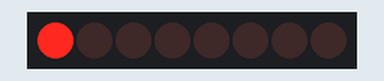
A sketch run on a simulated Arduino Uno, built with avr-gcc and run on an emulated ATmega328P. Shown: 8 shift-register outputs drawn as a row of LEDs (first output left, lit = HIGH). Wiring (inferred from the names in the program): shift register (74HC595): data pin 2; shift clock pin 3; latch pin 4. Wiring (inferred from the signals the program sends): row of LEDs: on Q0, Q1, Q2, Q3, Q4, Q5, Q6, Q7. Random numbers use the default seed unless the sketch sets one.

Above: at 1.1 s.
At 5.1 s:
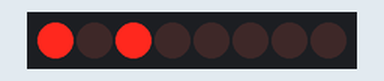
At 10.1 s:
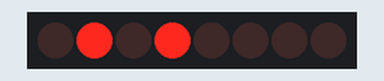
At 20.1 s:
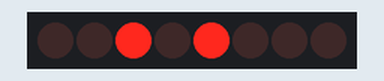
At 29.1 s:
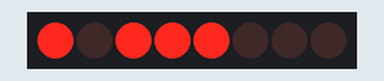
At 39.1 s:
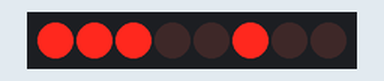
Timing chart, 0 to 40.0 s (numbered marks = the images above):
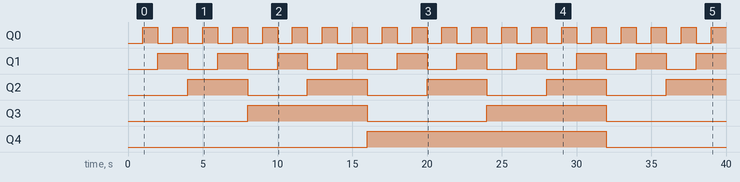

Measured:
- by itself, Q0: alternates HIGH for 1.0 s and LOW for 1.0 s
- by itself, Q1: alternates HIGH for 2.0 s and LOW for 2.0 s
- by itself, Q2: alternates HIGH for 4.0 s and LOW for 4.0 s
- by itself, Q3: alternates HIGH for 8.0 s and LOW for 8.0 s
- by itself, Q4: LOW → HIGH at 16.0 s, → LOW 16.0 s later

The sketch:

shiftRegister.ino
```cpp
int datapin = 2;
int clockpin = 3;
int latchpin = 4;

byte data = 0;

void setup() {
  pinMode(datapin, OUTPUT);
  pinMode(clockpin, OUTPUT);
  pinMode(latchpin, OUTPUT);
}

void loop() {
  // We're going to use the same functions we played with back
  // in circuit 04, "Multiple LEDs", we've just replaced
  // digitalWrite() with a new function called shiftWrite()
  // (see below). We also have a new function that demonstrates
  // binary counting.

  // To try the different functions below, uncomment the one
  // you want to run, and comment out the remaining ones to
  // disable them from running.

  //oneAfterAnother();      // All on, all off

  //oneOnAtATime();       // Scroll down the line

  //pingPong();           // Like above, but back and forth

  //randomLED();          // Blink random LEDs

  //marquee();

  binaryCount();        // Bit patterns from 0 to 255
}

void shiftWrite(int desiredPin, boolean desiredState) {
  bitWrite(data, desiredPin, desiredState);
  shiftOut(datapin, clockpin, MSBFIRST, data);

  digitalWrite(latchpin, HIGH);
  digitalWrite(latchpin, LOW);
}

void oneAfterAnother() {
  int index;
  int delayTime = 100;

  for(index = 0; index <= 7; index++) {
    shiftWrite(index, HIGH);
    delay(delayTime);
  }

  for(index = 7; index >= 0; index--)
  {
    shiftWrite(index, LOW);
    delay(delayTime);
  }
}

/*
oneOnAtATime()

This function will step through the LEDs, lighting one at at time.
*/

void oneOnAtATime()
{
  int index;
  int delayTime = 100; // Time (milliseconds) to pause between LEDs
                       // Make this smaller for faster switching

  // step through the LEDs, from 0 to 7

  for(index = 0; index <= 7; index++)
  {
    shiftWrite(index, HIGH);	// turn LED on
    delay(delayTime);		// pause to slow down the sequence
    shiftWrite(index, LOW);	// turn LED off
  }
}


/*
pingPong()

This function will step through the LEDs, lighting one at at time,
in both directions.
*/

void pingPong()
{
  int index;
  int delayTime = 100; // time (milliseconds) to pause between LEDs
                       // make this smaller for faster switching

  // step through the LEDs, from 0 to 7

  for(index = 0; index <= 7; index++)
  {
    shiftWrite(index, HIGH);	// turn LED on
    delay(delayTime);		// pause to slow down the sequence
    shiftWrite(index, LOW);	// turn LED off
  }

  // step through the LEDs, from 7 to 0

  for(index = 7; index >= 0; index--)
  {
    shiftWrite(index, HIGH);	// turn LED on
    delay(delayTime);		// pause to slow down the sequence
    shiftWrite(index, LOW);	// turn LED off
  }
}


/*
randomLED()

This function will turn on random LEDs. Can you modify it so it
also lights them for random times?
*/

void randomLED()
{
  int index;
  int delayTime = 100; // time (milliseconds) to pause between LEDs
                       // make this smaller for faster switching

  // The random() function will return a semi-random number each
  // time it is called. See http://arduino.cc/en/Reference/Random
  // for tips on how to make random() more random.

  index = random(8);	// pick a random number between 0 and 7

  shiftWrite(index, HIGH);	// turn LED on
  delay(delayTime);		// pause to slow down the sequence
  shiftWrite(index, LOW);	// turn LED off
}


/*
marquee()

This function will mimic "chase lights" like those around signs.
*/

void marquee()
{
  int index;
  int delayTime = 200; // Time (milliseconds) to pause between LEDs
                       // Make this smaller for faster switching

  // Step through the first four LEDs
  // (We'll light up one in the lower 4 and one in the upper 4)

  for(index = 0; index <= 3; index++)
  {
    shiftWrite(index, HIGH);    // Turn a LED on
    shiftWrite(index+4, HIGH);  // Skip four, and turn that LED on
    delay(delayTime);		// Pause to slow down the sequence
    shiftWrite(index, LOW);	// Turn both LEDs off
    shiftWrite(index+4, LOW);
  }
}

void binaryCount() {
  int delayTime = 1000;

  shiftOut(datapin, clockpin, MSBFIRST, data);

  digitalWrite(latchpin, HIGH);
  digitalWrite(latchpin, LOW);

  data++;

  delay(delayTime);
}
```
